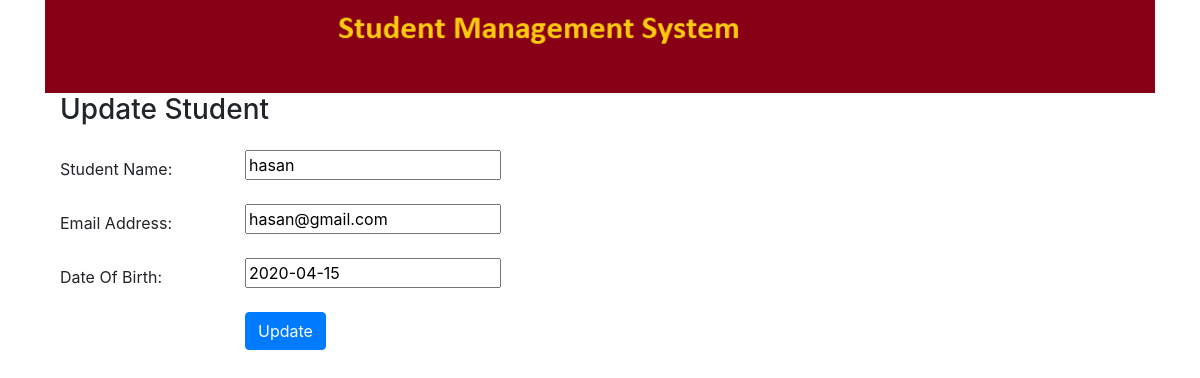
Page /edit/2 on the committed database.
### Lesson3App/models.py (models this page shows, shortened)
class Student(models.Model):
    id=models.AutoField(primary_key=True)
    name=models.CharField(max_length=100)
    email=models.EmailField(blank=True)
    dob=models.DateField(default=datetime.now,blank=True)

### Lesson3App/views.py (the view)
# urls.py: path('edit/<int:id>', views.edit,name='edit'),
def edit(request,id):
    student=Student.objects.get(pk=id)
    form=StudentForm(request.POST or None,instance=student)
    return render(request,'edit.html',{'form':form, 'title':'Edit','student':student})

### Lesson3App/forms.py
class StudentForm(forms.ModelForm):
    class Meta:
        model=Student
        fields="__all__"
    def __init__(self,*args,**kwargs):
        super().__init__(*args,**kwargs)

### Lesson3App/templates/edit.html (shortened to what this page needs)
{% load static %}
<!DOCTYPE html>
<html lang="en">
<head>
    <link rel="stylesheet" href="https://stackpath.bootstrapcdn.com/bootstrap/4.5.0/css/bootstrap.min.css">
    <link rel="stylesheet" href="https://stackpath.bootstrapcdn.com/font-awesome/4.7.0/css/font-awesome.min.css">
</head>
<body>
    <div class="container">
    <div>
        <img src="{% static '/images/Banner.png'%}" alt="No Image" width="100%">
    </div>
   <div class="container">
       <form action="" method="post">
            <div class="form-group row">
                <div class="col-sm-12">
                    <h3>Update Student</h3>
                </div>
            </div>
            <div class="form-group row">
                <label class="col-sm-2 col-form-label">Student Name:</label>
                <div class="col-sm-4">
                    <input type="text" name="name" required maxlength="20" value="{{ student.name}}">
                </div>
            </div>
            <div class="form-group row">
                <label class="col-sm-2 col-form-label">Email Address:</label>
                <div class="col-sm-4">
                    <input type="text" name="email" required maxlength="20" value="{{ student.email}}">
                </div>
            </div>
            <div class="form-group row">
                <label class="col-sm-2 col-form-label">Date Of Birth:</label>
                <div class="col-sm-4">
                    <input type="text" name="dob" required maxlength="20" value="{{ student.dob| date:'Y-m-d'}}">
                </div>
            </div>
            <div class="form-group row">
                <label class="col-sm-2 col-form-label"></label>
                <div class="col-sm-4">
                    <button type="submit" class="btn btn-primary" >Update</button>
                </div>
            </div>
        </form>
   </div>
</div>
</body>
</html>

### rows in the picture
Student: name "hasan", email "hasan@gmail.com", dob "2020-04-15"
